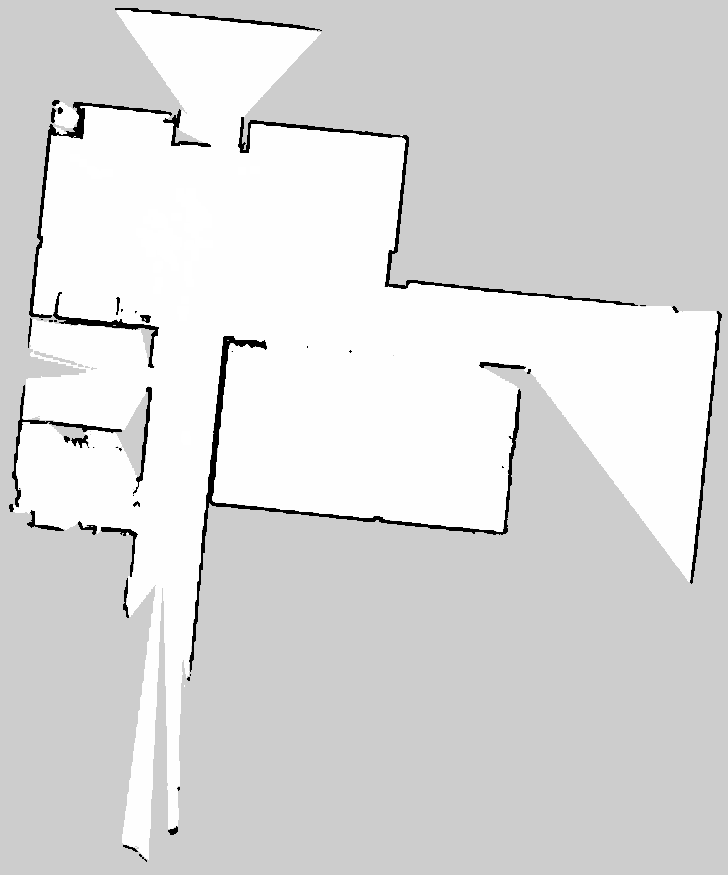
#> input picture map.png, 728 x 875 px
$ python localization.py
#> lines starting #> are read from the running program, lines starting #| are printed output that depends on the picture
import matplotlib.pyplot as plt
import matplotlib.image as mpimg
import numpy as np
import requests
import json
import time
from matplotlib.animation import FuncAnimation

# API settings
URL = "http://192.168.1.87:5480/woosh/robot/PoseSpeed"
HEADERS = {'Content-Type': 'application/json'}
PAYLOAD = json.dumps({"robotId": 30001})

# Map settings
MAP_SETTINGS = {
    "resolution": 0.03,
    "origin": [-2.789049911499023, -21.67792419433594, 0]
}

def get_robot_pose():
    """Request robot pose from API"""
    try:
        response = requests.post(URL, headers=HEADERS, data=PAYLOAD)
        data = response.json()
        if data['ok']:
            return data['body']['pose']
        return None
    except Exception as e:
        print(f"Error getting pose: {e}")
        return None

def world_to_pixel(x, y, resolution, origin):
    """Convert world coordinates to pixel coordinates"""
    pixel_x = int((x - origin[0]) / resolution)
    pixel_y = int((y - origin[1]) / resolution)
    return pixel_x, pixel_y

class RobotPoseVisualizer:
    def __init__(self, map_path):
        # Set up the figure and axis
#> called with map_path = 'map.png'
        self.fig, self.ax = plt.subplots(figsize=(12, 12))

        # Load and display the map
        self.map_img = mpimg.imread(map_path)
#> self.map_img is the input picture: shape (875, 728, 3) float32; min 0, max 1, mean 0.856
        # Store the map dimensions
        self.map_height = self.map_img.shape[0]
#> self.map_height = 875

        self.ax.imshow(self.map_img, cmap='gray')

        # Initialize robot position plot (will be updated)
        self.robot_point = self.ax.plot([], [], 'ro', label='Robot Position')[0]
        self.robot_arrow = self.ax.quiver([], [], [], [], color='r', scale=50)

        # Set up plot properties
        self.ax.set_title('Real-time Robot Pose Visualization')
        self.ax.set_xlabel('X (pixels)')
        self.ax.set_ylabel('Y (pixels)')
        self.ax.grid(True)

        # Plot origin point
        origin_x, origin_y = world_to_pixel(0, 0, MAP_SETTINGS['resolution'], MAP_SETTINGS['origin'])
        self.ax.plot(origin_x, self.map_height - origin_y, 'go', markersize=10, label='Origin (0,0)')
        self.ax.legend()

    def update(self, frame):
        """Update function for animation"""
        pose = get_robot_pose()
        if pose is None:
            return self.robot_point, self.robot_arrow

        # Convert world coordinates to pixel coordinates
        robot_x, robot_y = world_to_pixel(
            pose['x'],
            pose['y'],
            MAP_SETTINGS['resolution'],
            MAP_SETTINGS['origin']
        )

        # Update robot position point
        self.robot_point.set_data([robot_x], [self.map_height - robot_y])

        # Update robot orientation arrow
        arrow_length = 20
        dx = arrow_length * np.cos(pose['theta'])
        dy = arrow_length * np.sin(pose['theta'])  # Negative for display coordinates

        self.robot_arrow.remove()
        self.robot_arrow = self.ax.quiver(robot_x, self.map_height - robot_y,
                                        dx, dy, color='r', scale=200)

        # Add text with current coordinates
        plt.title(f'Robot Pose - X: {pose["x"]:.2f}, Y: {pose["y"]:.2f}, θ: {pose["theta"]:.2f}')

        return self.robot_point, self.robot_arrow

def main():
    # Create visualizer
    visualizer = RobotPoseVisualizer('map.png')

    # Set up animation
    ani = FuncAnimation(
        visualizer.fig,
        visualizer.update,
        interval=100,  # Update every 100ms
        blit=True
    )

    # Show plot
    plt.show()

if __name__ == "__main__":
    main()
#> (the call stopped at in get_robot_pose, `response = requests.post(URL, headers=HEADERS, data=PAYLOAD)`: requests is not available in this run)
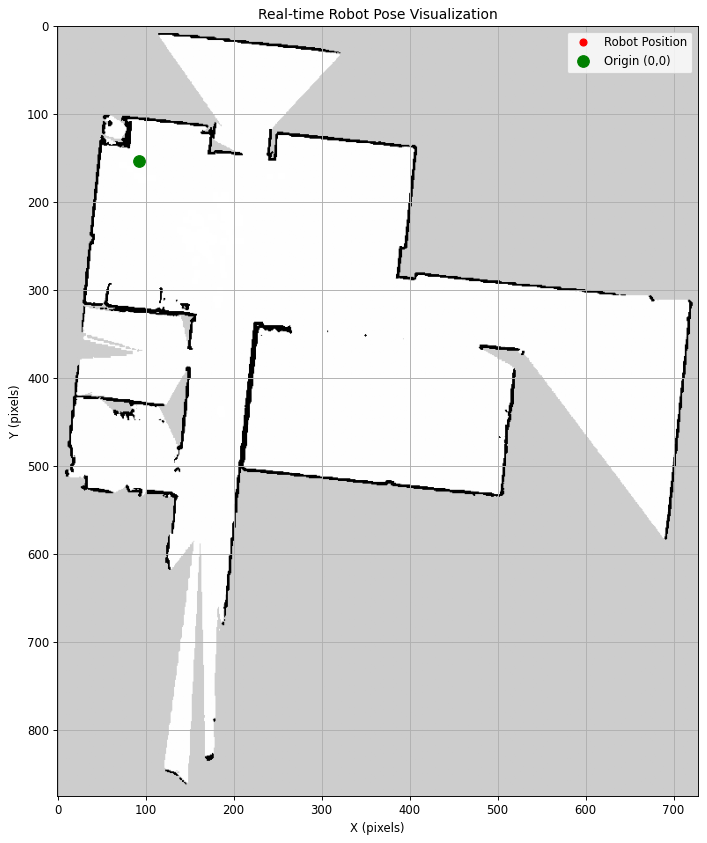
#> figure drawn by matplotlib, 1 panel
